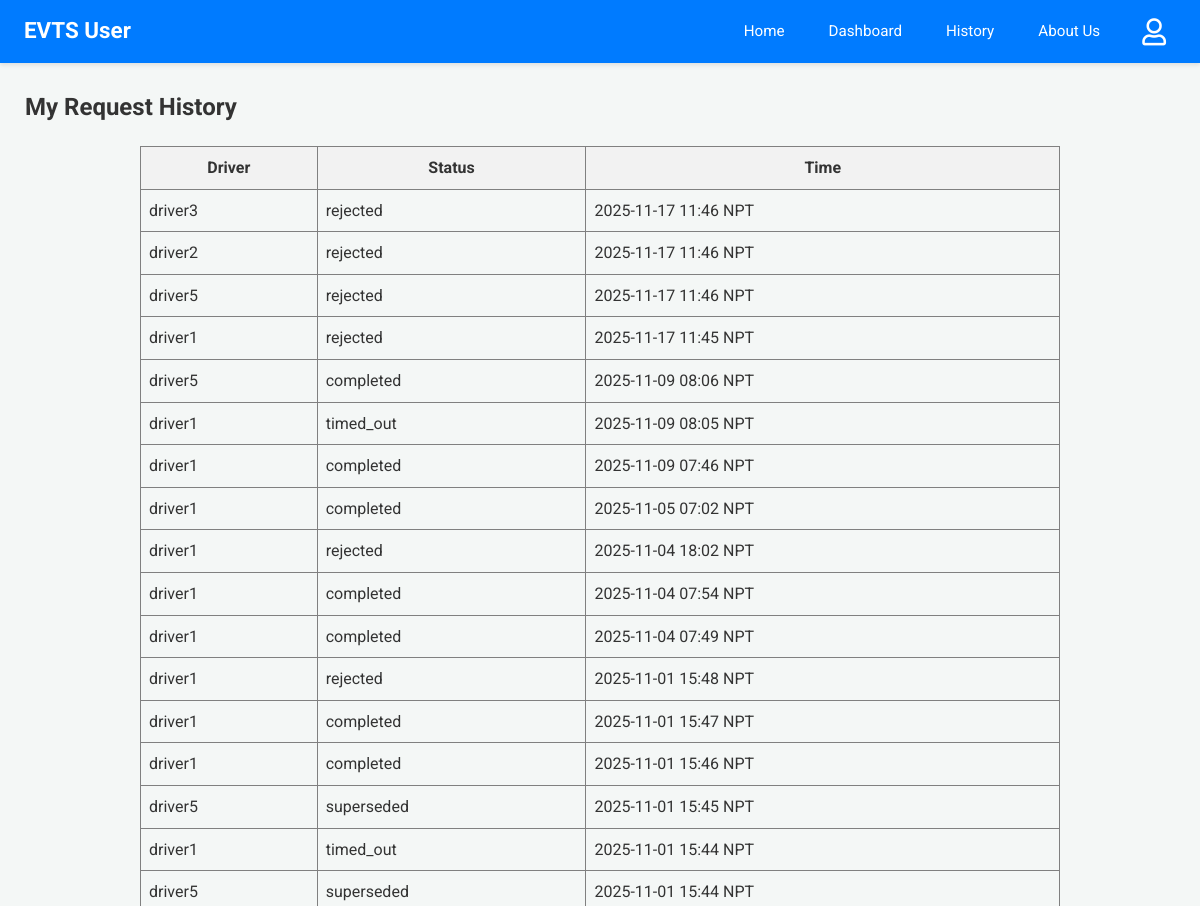
Before: /user-history (signed in, upper part) with the older database file.
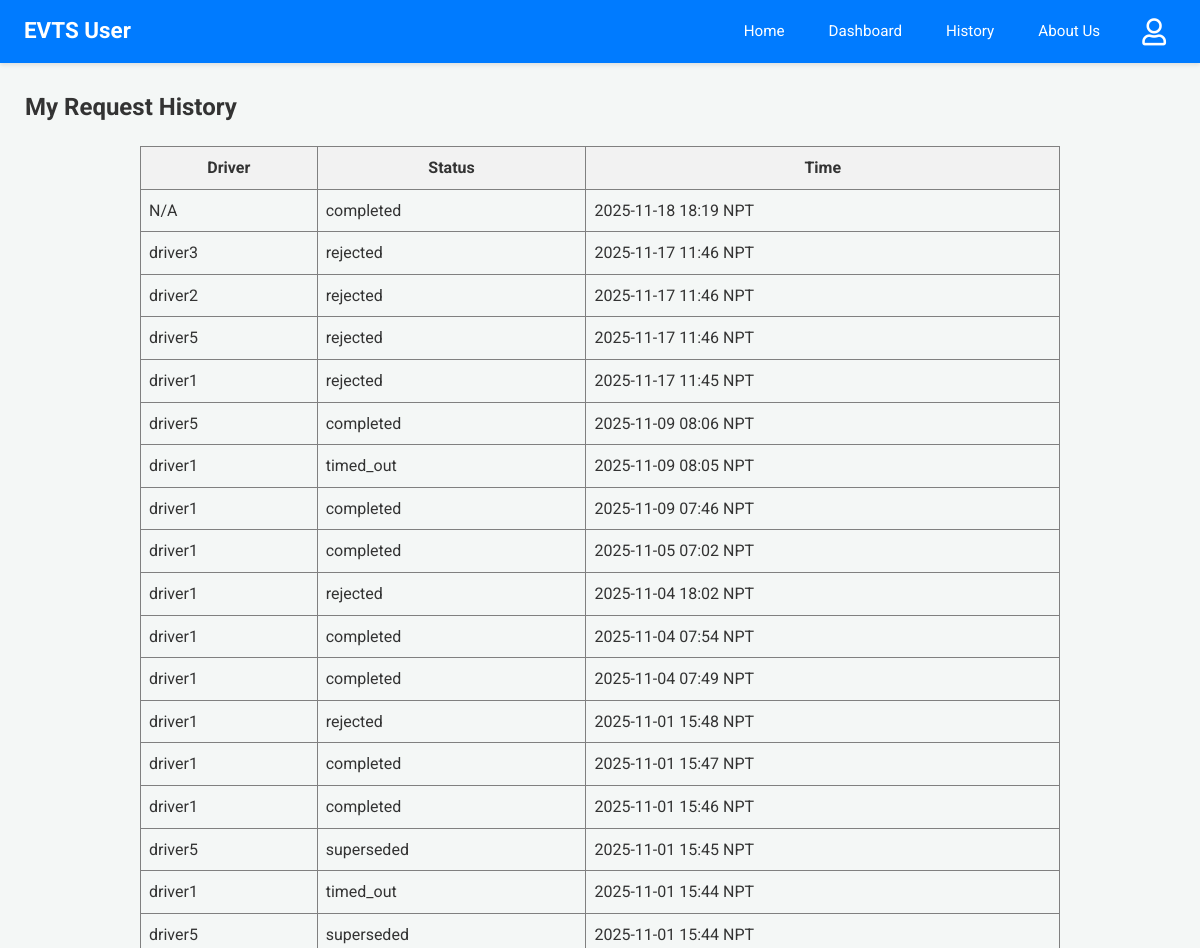
After: the same page with the newer database file.
### app.py (models this page shows)
class Driver(db.Model):
    email = db.Column(db.String(120), primary_key=True)
    name = db.Column(db.String(100))
    phone = db.Column(db.String(15))
    password = db.Column(db.String(256)) # Increased length for hash
    vehicle = db.Column(db.String(50))
    node = db.Column(db.String(10), nullable=False)
    is_approved = db.Column(db.Boolean, default=False, nullable=False)

class RideRequest(db.Model):
    __tablename__ = 'ride_request'
    id = db.Column(db.Integer, primary_key=True)
    user_email = db.Column(db.String(100), nullable=False)
    driver_email = db.Column(db.String(100), nullable=False)
    user_latitude_at_request = db.Column(db.Float, nullable=True)
    user_longitude_at_request = db.Column(db.Float, nullable=True)
    timestamp = db.Column(db.DateTime, default=lambda: datetime.now(timezone.utc))
    status = db.Column(db.String(20), default='Pending')

### app.py (the view)
@app.route('/user-history')
@login_required_user
def user_history():
    reqs_db = RideRequest.query.filter_by(user_email=session['user']).order_by(RideRequest.timestamp.desc()).all()
    s_reqs = [{'driver_name': (Driver.query.get(r.driver_email).name or r.driver_email if Driver.query.get(r.driver_email) else "N/A"),
               'status': r.status, 'timestamp': format_datetime_npt(r.timestamp)} for r in reqs_db]
    response = make_response(render_template('user_history.html', requests=s_reqs))
    return add_no_cache_to_response(response)

### app.py (called while the page is built)
def format_datetime_npt(dt_utc):
    if dt_utc is None: return "N/A"
    if dt_utc.tzinfo is None or dt_utc.tzinfo.utcoffset(dt_utc) is None:
        dt_utc = dt_utc.replace(tzinfo=timezone.utc)
    else:
        dt_utc = dt_utc.astimezone(timezone.utc)
    dt_npt = dt_utc.astimezone(NPT)
    return dt_npt.strftime('%Y-%m-%d %H:%M NPT')

def login_required_user(f):
    @wraps(f)
    def decorated_function(*args, **kwargs):
        if 'user' not in session:
            return redirect(url_for('login', next=request.url))
        return f(*args, **kwargs)
    return decorated_function

def add_no_cache_to_response(response):
    response.headers["Cache-Control"] = "no-cache, no-store, must-revalidate, public, max-age=0"
    response.headers["Pragma"] = "no-cache"
    response.headers["Expires"] = "0"
    return response

### templates/user_history.html
{% extends 'user_base.html' %}
{% block content %}
<h2>My Request History</h2>
{% if requests %}
<table border="1" cellpadding="8" cellspacing="0" style="border-collapse: collapse; width: 80%; margin: 20px auto;">
  <thead>
    <tr style="background-color: #f2f2f2;">
      <th>Driver</th>
      <th>Status</th>
      <th>Time</th>
    </tr>
  </thead>
  <tbody>
  {% for req in requests %}
  <tr>
    <td>{{ req.driver_name }}</td>
    <td>{{ req.status }}</td>
    <td>{{ req.timestamp }}</td>
  </tr>
  {% endfor %}
  </tbody>
</table>
{% else %}
<p>You have no ride request history.</p>
{% endif %}
{% endblock %}

Changed rows visible on the page:
added RideRequest: driver_name "N/A", status "completed", timestamp "2025-11-18 18:19 NPT"
